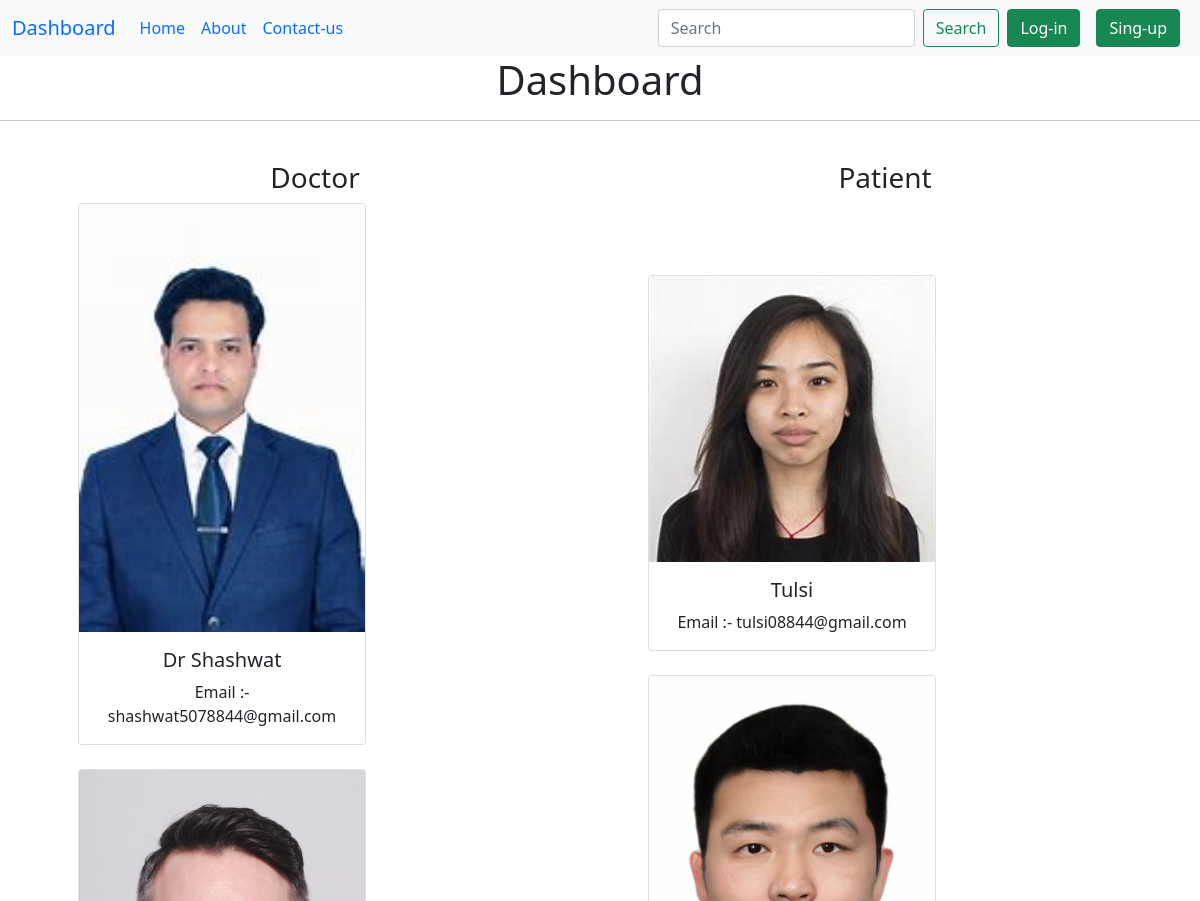
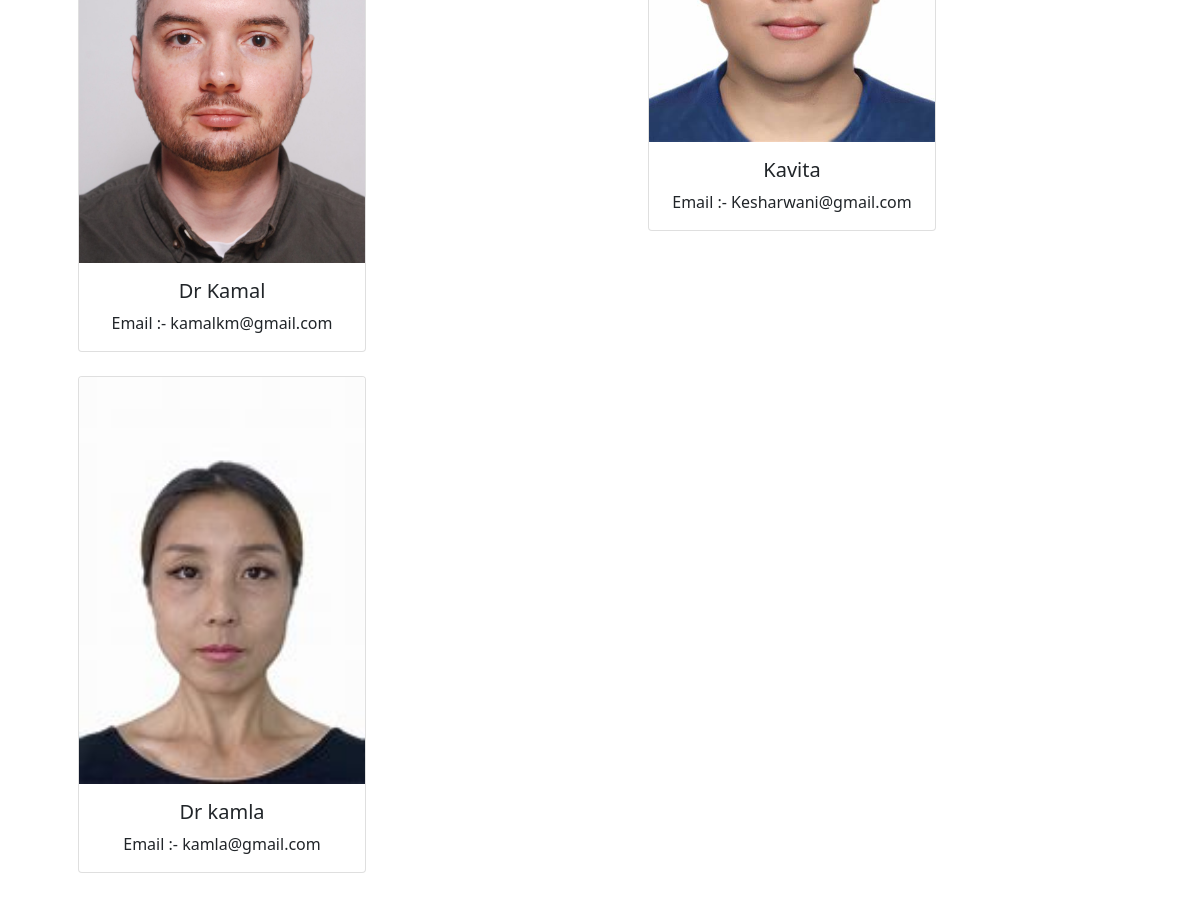
The page / on the database its author committed (2 pictures, top to bottom).
### account/models.py (models this page shows, shortened)
class BaseModel(models.Model):
    uid = models.UUIDField(default = uuid.uuid4, editable = False, primary_key = True)
    create_at = models.DateTimeField(auto_now_add = True)
    updated_at = models.DateTimeField(auto_now_add = True)
    class Meta:
        abstract = True

class detail(BaseModel):
    type = models.CharField(max_length = 70)
    fname = models.CharField(max_length = 50)
    lname = models.CharField(max_length = 50)
    profile_pic = models.ImageField(upload_to = 'images')
    username  = models.CharField(max_length = 50)
    email = models.EmailField()
    password = models.CharField(max_length = 50)
    address = models.CharField(max_length = 50)
    city = models.CharField(max_length = 50)
    state = models.CharField(max_length = 50)
    pincode = models.CharField(max_length = 50)

### home/views.py (the view)
# urls.py: 2. Add a URL to urlpatterns:  path('', views.home, name='home')
def home(request):
    obj = detail.objects.all()
    data = {
        'obj':obj
    }
    return render(request,'home.html',data)

### template/home.html (shortened to what this page needs)
{% extends 'base.html' %}
{% block body %}
<h1 class="text-center">Dashboard</h1>
<hr>
<div class="container px-4 text-center">
  <div class="row gx-5">
    <div class="col">
      <div class="p-4">
        <h3>Doctor</h3>
        {% for i in obj %}
        {% if i.type == "Doctor" %}
        <div class="card" style="width: 18rem;">
            <img src="/media/{{i.profile_pic}}" width="70%" class="card-img-top" alt="...">
          <div class="card-body">
            <h5 class="card-title"> Dr {{i.fname}}</h5>
            <p class="card-text">Email :- {{i.email}}</p>
          </div>
        </div>
        {% endif %}
        <br>
        {% endfor %}
      </div>
    </div>
    <div class="col">
      <div class="p-4">
        <h3>Patient</h3>
        {% for i in obj %}
        {% if i.type == "Patient" %}
        <div class="card" style="width: 18rem;">
            <img src="/media/{{i.profile_pic}}" height="0%" class="card-img-top" alt="...">
          <div class="card-body">
            <h5 class="card-title">{{i.fname}}</h5>
            <p class="card-text">Email :- {{i.email}}</p>
          </div>
        </div>
        {% endif %}
        <br>
        {% endfor %}
      </div>
    </div>
  </div>
</div>
{% endblock %}

### template/base.html (shortened to what this page needs)
<!doctype html>
<html lang="en">
<head>
    <link href="https://cdn.jsdelivr.net/npm/bootstrap@5.1.3/dist/css/bootstrap.min.css" rel="stylesheet"
>
</head>
<body>
    <nav class="navbar navbar-expand-lg bg-light">
        <div class="container-fluid">
            <a class="navbar-brand" href="/">Dashboard</a>
            <div class="collapse navbar-collapse" id="navbarSupportedContent">
                <ul class="navbar-nav me-auto mb-2 mb-lg-0">
                    <li class="nav-item">
                        <a class="nav-link active" aria-current="page" href="/">Home</a>
                    </li>
                    <li class="nav-item">
                        <a class="nav-link" href="/about">About</a>
                    </li>
                    <li class="nav-item">
                        <a class="nav-link" href="/contact">Contact-us</a>
                    </li>
                </ul>
                <form class="d-flex" role="search">
                    <input class="form-control me-2" type="search" placeholder="Search" aria-label="Search">
                    <button class="btn btn-outline-success" type="submit">Search</button>
                </form>
                {% if user.is_authenticated %}
                <ul class="navbar-nav ml-auto">
                  <li class="nav-item dropdown">
                    <a class="nav-link dropdown-toggle" href="#" role="button" data-bs-toggle="dropdown" aria-expanded="false">
                      Welcome {{request.user}}
                    </a>
                    <ul class="dropdown-menu">
                      <li><a class="dropdown-item" href="/logout">Logout</a></li>
                    </ul>
                  </li>
                  {% else %}
                <div class="mx-2">
                    <a class="btn btn-success" href="/login">Log-in</a>
                </div>
                <div class="mx-2">
                    <a class="btn btn-success" href="/singin">Sing-up</a>
                </div>
                {% endif %}
            </div>
        </div>
    </nav>
    {% block body %}{% endblock %}
</body>
</html>

### rows shown on the page
detail: profile_pic (picture), fname "Shashwat", email "shashwat5078844@gmail.com"
detail: profile_pic (picture), fname "Kamal", email "kamalkm@gmail.com"
detail: profile_pic (picture), fname "kamla", email "kamla@gmail.com"
detail: profile_pic (picture), fname "Tulsi", email "tulsi08844@gmail.com"
detail: profile_pic (picture), fname "Kavita", email "Kesharwani@gmail.com"
